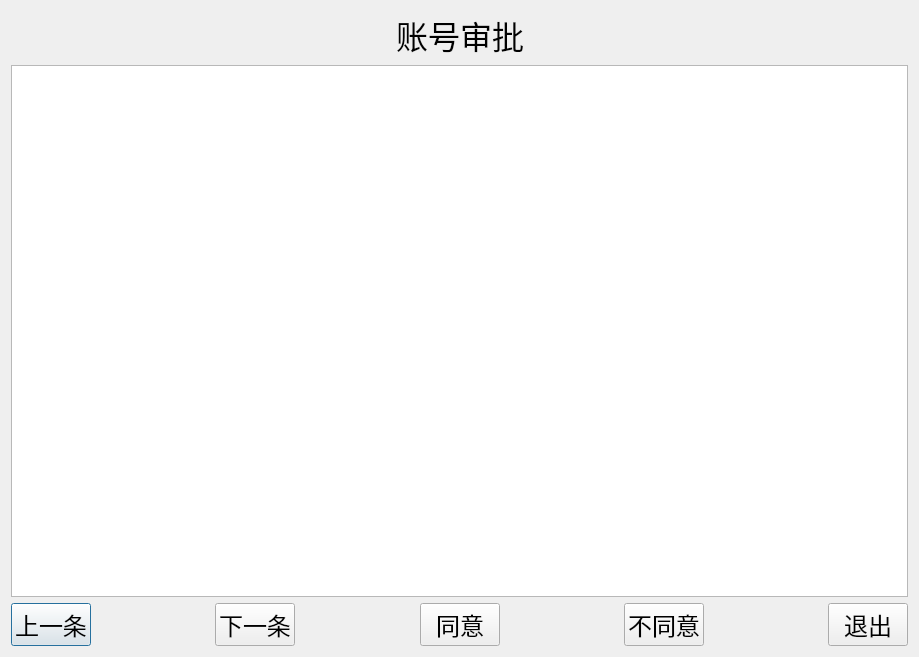
<?xml version="1.0" encoding="UTF-8"?>
<ui version="4.0">
 <class>Dialog</class>
 <widget class="QDialog" name="Dialog">
  <property name="geometry">
   <rect>
    <x>0</x>
    <y>0</y>
    <width>919</width>
    <height>657</height>
   </rect>
  </property>
  <property name="windowTitle">
   <string>Dialog</string>
  </property>
  <layout class="QGridLayout" name="gridLayout">
   <item row="0" column="0">
    <layout class="QHBoxLayout" name="horizontalLayout_2">
     <item>
      <spacer name="horizontalSpacer_5">
       <property name="orientation">
        <enum>Qt::Horizontal</enum>
       </property>
       <property name="sizeHint" stdset="0">
        <size>
         <width>40</width>
         <height>20</height>
        </size>
       </property>
      </spacer>
     </item>
     <item>
      <widget class="QLabel" name="label">
       <property name="font">
        <font>
         <pointsize>24</pointsize>
        </font>
       </property>
       <property name="text">
        <string>账号审批</string>
       </property>
      </widget>
     </item>
     <item>
      <spacer name="horizontalSpacer">
       <property name="orientation">
        <enum>Qt::Horizontal</enum>
       </property>
       <property name="sizeHint" stdset="0">
        <size>
         <width>40</width>
         <height>20</height>
        </size>
       </property>
      </spacer>
     </item>
    </layout>
   </item>
   <item row="1" column="0">
    <widget class="QTextBrowser" name="textBrowser">
     <property name="font">
      <font>
       <pointsize>24</pointsize>
      </font>
     </property>
    </widget>
   </item>
   <item row="2" column="0">
    <layout class="QHBoxLayout" name="horizontalLayout">
     <item>
      <widget class="QPushButton" name="pushButton_2">
       <property name="font">
        <font>
         <pointsize>18</pointsize>
        </font>
       </property>
       <property name="text">
        <string>上一条</string>
       </property>
      </widget>
     </item>
     <item>
      <spacer name="horizontalSpacer_2">
       <property name="font">
        <font>
         <pointsize>18</pointsize>
        </font>
       </property>
       <property name="orientation">
        <enum>Qt::Horizontal</enum>
       </property>
       <property name="sizeHint" stdset="0">
        <size>
         <width>87</width>
         <height>32</height>
        </size>
       </property>
      </spacer>
     </item>
     <item>
      <widget class="QPushButton" name="pushButton_3">
       <property name="font">
        <font>
         <pointsize>18</pointsize>
        </font>
       </property>
       <property name="text">
        <string>下一条</string>
       </property>
      </widget>
     </item>
     <item>
      <spacer name="horizontalSpacer_4">
       <property name="font">
        <font>
         <pointsize>18</pointsize>
        </font>
       </property>
       <property name="orientation">
        <enum>Qt::Horizontal</enum>
       </property>
       <property name="sizeHint" stdset="0">
        <size>
         <width>87</width>
         <height>32</height>
        </size>
       </property>
      </spacer>
     </item>
     <item>
      <widget class="QPushButton" name="pushButton_4">
       <property name="font">
        <font>
         <pointsize>18</pointsize>
        </font>
       </property>
       <property name="text">
        <string>同意</string>
       </property>
      </widget>
     </item>
     <item>
      <spacer name="horizontalSpacer_6">
       <property name="font">
        <font>
         <pointsize>18</pointsize>
        </font>
       </property>
       <property name="orientation">
        <enum>Qt::Horizontal</enum>
       </property>
       <property name="sizeHint" stdset="0">
        <size>
         <width>87</width>
         <height>32</height>
        </size>
       </property>
      </spacer>
     </item>
     <item>
      <widget class="QPushButton" name="pushButton_5">
       <property name="font">
        <font>
         <pointsize>18</pointsize>
        </font>
       </property>
       <property name="text">
        <string>不同意</string>
       </property>
      </widget>
     </item>
     <item>
      <spacer name="horizontalSpacer_3">
       <property name="font">
        <font>
         <pointsize>18</pointsize>
        </font>
       </property>
       <property name="orientation">
        <enum>Qt::Horizontal</enum>
       </property>
       <property name="sizeHint" stdset="0">
        <size>
         <width>87</width>
         <height>32</height>
        </size>
       </property>
      </spacer>
     </item>
     <item>
      <widget class="QPushButton" name="pushButton">
       <property name="font">
        <font>
         <pointsize>18</pointsize>
        </font>
       </property>
       <property name="text">
        <string>退出</string>
       </property>
      </widget>
     </item>
    </layout>
   </item>
  </layout>
 </widget>
 <resources/>
 <connections/>
</ui>
